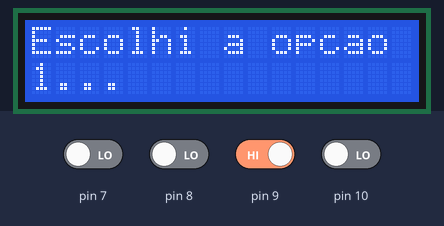
Bench run of a sketch on a simulated Arduino Uno, built with avr-gcc and run on an emulated ATmega328P. Shown: 16×2 character LCD. The test bench sets the inputs (shaded band); at power-on: pin 9 HIGH, pin 7, pin 8, pin 10 LOW.

Above: at 1.2 s.
1.3 s: pin 10 driven HIGH
At 2.3 s:
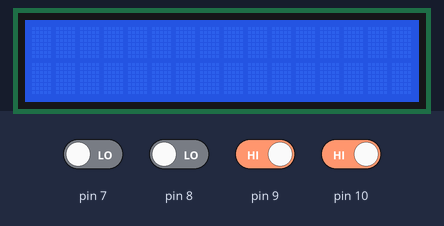
2.8 s: pin 9 driven LOW
At 3.6 s:
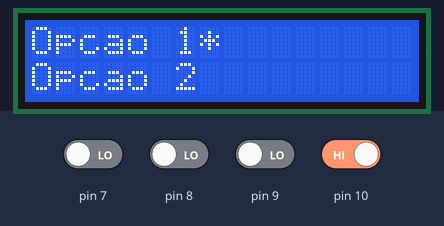
4.3 s: pin 7 driven HIGH
At 4.41 s:
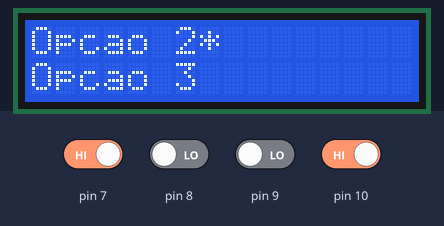
5.9 s: pin 8 driven HIGH
7.4 s: pin 9 driven HIGH
At 8.7 s:
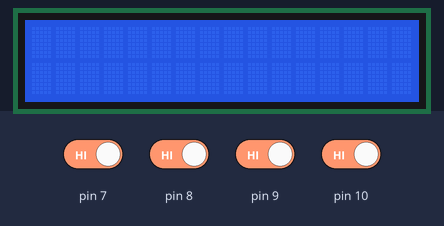
9.1 s: pin 10 driven LOW
At 9.9 s:
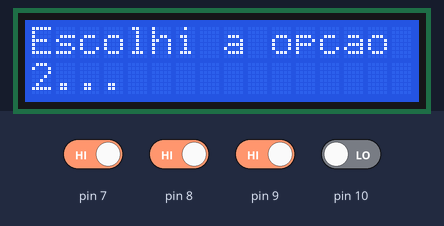
Timing chart, 0 to 11.7 s (numbered marks = the images above; inputs shaded):
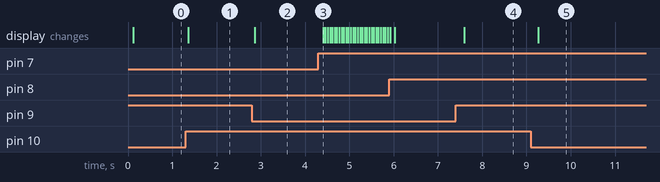

The sketch:

Atividade7S_SE_.ino
```cpp
#include <LiquidCrystal.h>
LiquidCrystal lcd(12, 11, 5, 4, 3, 2);

int estadoBotaoBACK = 0;
int estadoBotaoENTER = 0;
int estadoBotaoDOWN = 0;
int estadoBotaoUP = 0;

int estadoBotao;
unsigned long tempoDebounce = 0;

int debouncedRead(int Botao){
  int estadoBotaoUltimo = LOW;
  int leitura = digitalRead(Botao);

  do{
    if(leitura != estadoBotaoUltimo) {
      tempoDebounce = millis();
    }
    if(leitura != estadoBotao) {
      estadoBotao = leitura;
    }
    estadoBotaoUltimo = estadoBotao;
  }while((millis() - tempoDebounce) < 50);

  return estadoBotao;
}

void setup(){
  lcd.begin(16, 2);
  pinMode(10, INPUT);
  pinMode(9, INPUT);
  pinMode(8, INPUT);
  pinMode(7, INPUT);
}

int i=1;
int j;
void loop(){
  estadoBotaoENTER = debouncedRead(9);
  estadoBotaoDOWN = debouncedRead(8);
  estadoBotaoUP = debouncedRead(7);

  if(estadoBotaoENTER == LOW){
    lcd.setCursor(0,0);
    lcd.print("Opcao ");
    lcd.print(i);
    lcd.print("*");
    j = (i%5)+1;
    lcd.setCursor(0,1);
    lcd.print("Opcao ");
    lcd.print(j);
  }else{
    lcd.clear();
    do{
      estadoBotaoBACK = debouncedRead(10);
      lcd.setCursor(0,0);
      lcd.print("Escolhi a opcao ");
      lcd.setCursor(0,1);
      lcd.print(i);
      lcd.print("...");
    }while(estadoBotaoBACK == LOW);
    lcd.clear();
  }

  if(estadoBotaoUP == HIGH){
    i = (i%5)+1;
  }
  if(estadoBotaoDOWN == HIGH){
    i = ((i+3)%5)+1;
  }
}
```

Measured:
- after the input at 1.3 s, the display: changes after 0.06 s (image 1)
- after the input at 2.8 s, the display: changes after 0.06 s (image 2)
- after the input at 4.3 s, the display: changes after 0.11 s (image 3)
- after the input at 7.4 s, the display: changes after 0.20 s (image 4)
- after the input at 9.1 s, the display: changes after 0.16 s (image 5)
